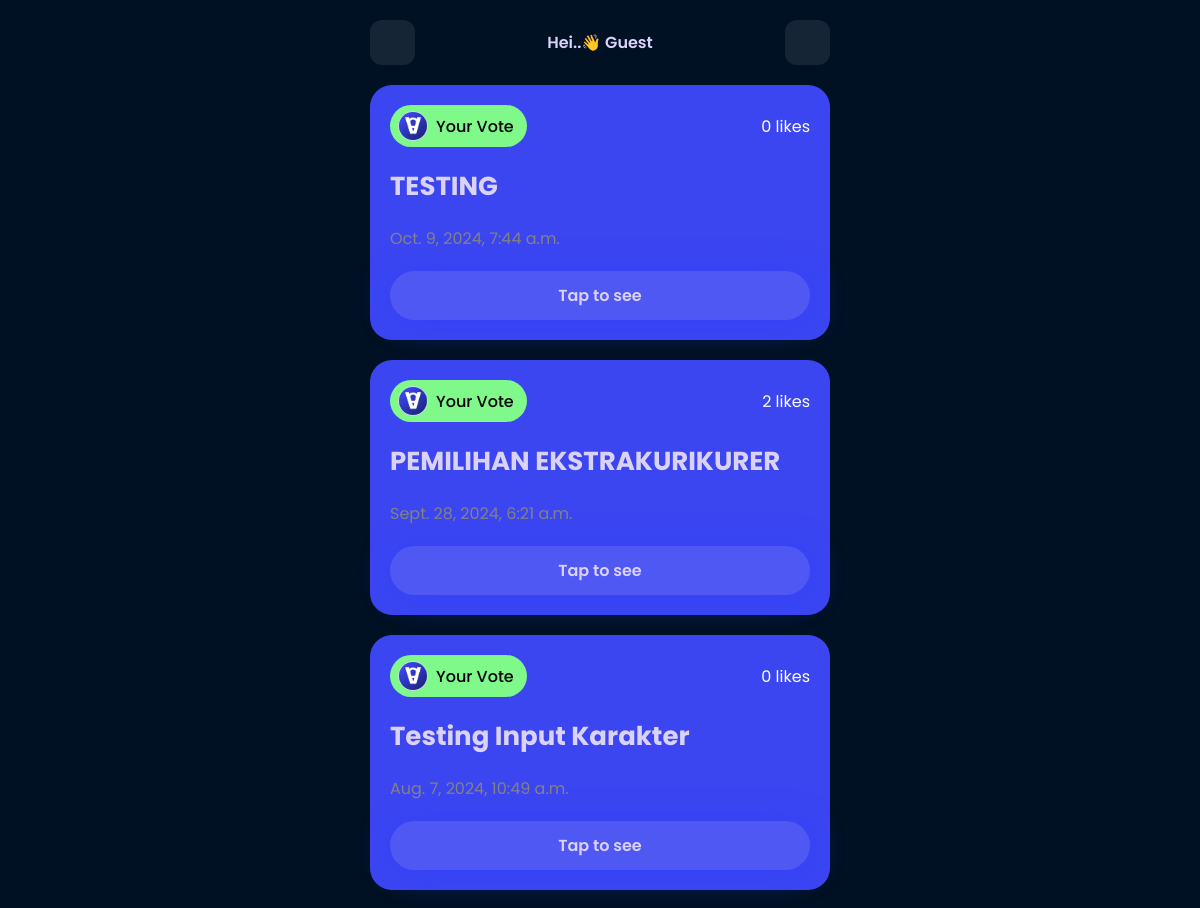
Page /vote/ (upper part) on the earlier database version.
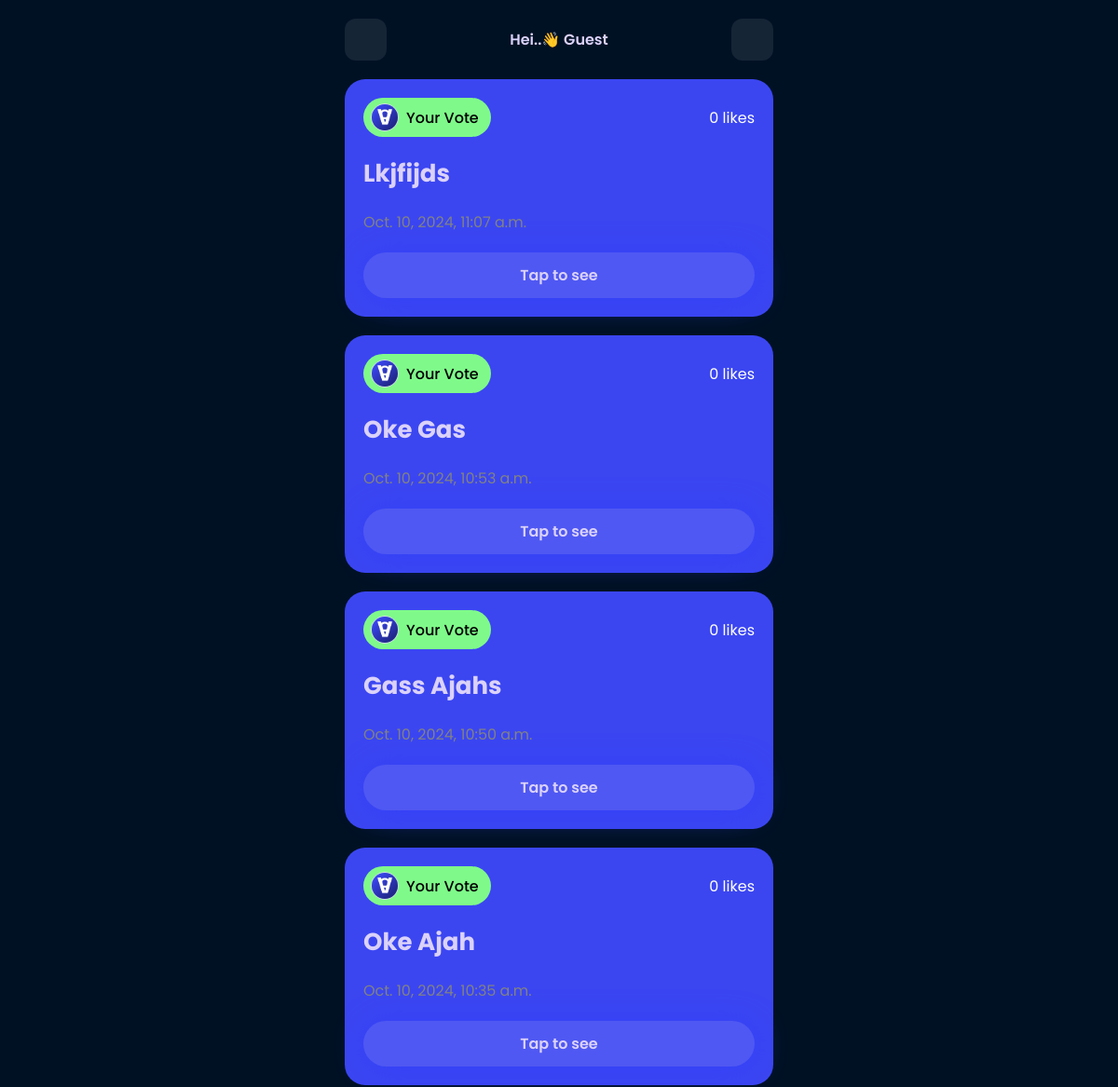
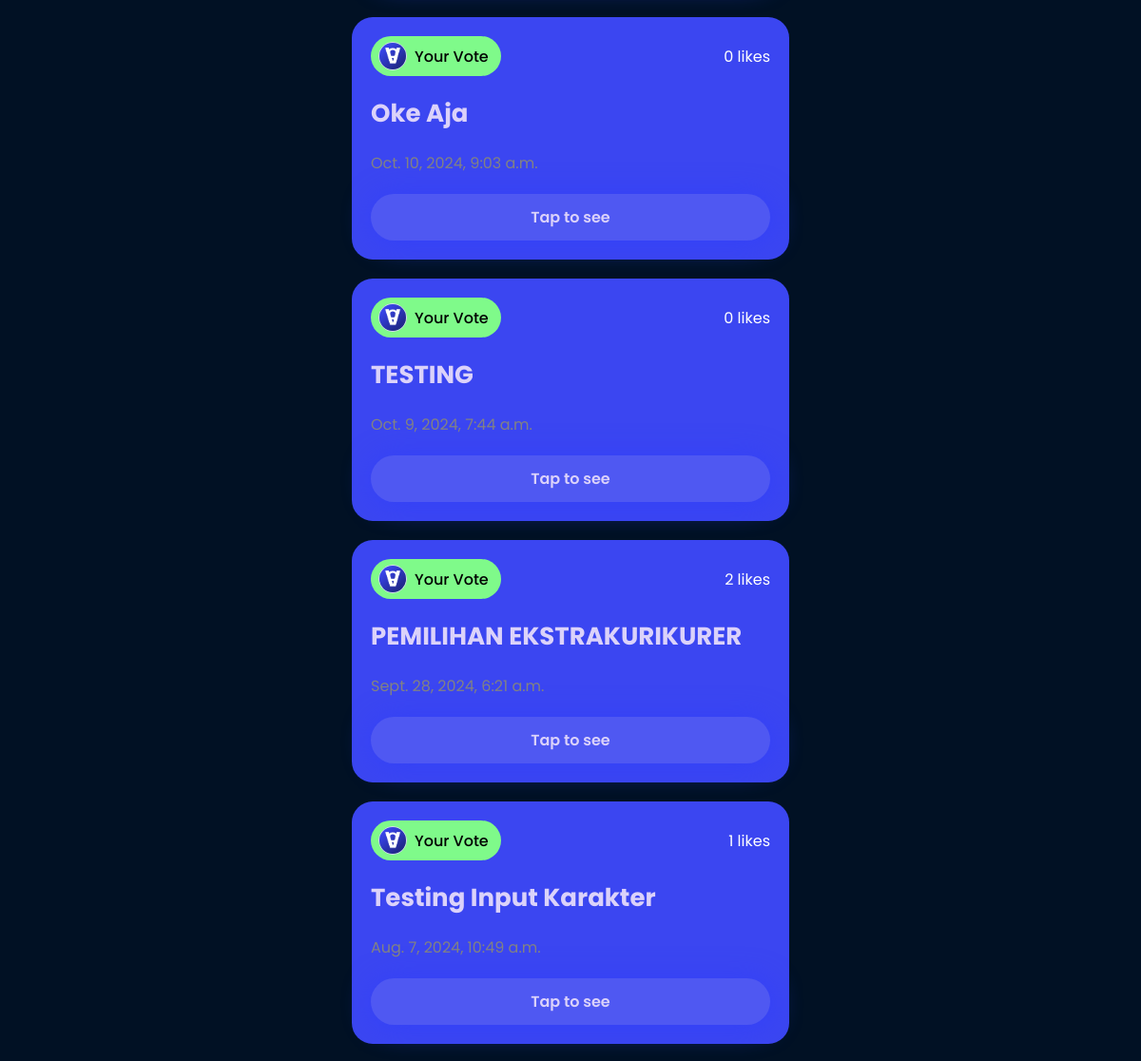
Same page on the later database version (2 pictures, top to bottom).
### vote_app/models.py (models this page shows, shortened)
class Vote(models.Model):
    title = models.CharField(max_length=200)
    description = models.TextField()
    key = models.CharField(max_length=100, unique=True)
    created = models.DateTimeField(auto_now_add=True)
    likes = models.ManyToManyField(User, related_name='liked_votes', blank=True, default=0)
    deadline = models.DateTimeField(null=True, blank=True)  # Batas waktu opsional
    created_by = models.ForeignKey(User, on_delete=models.CASCADE, related_name='votes_created')  # Tambahkan field ini
    def total_likes(self):
        return self.likes.count()

### vote_app/views.py (the view)
# urls.py: path('vote/', views.vote_list, name='vote_list'),
@csrf_exempt
def vote_list(request):
    votes = Vote.objects.all().order_by('-id')
    return render(request, 'vote_list.html', {'votes': votes})

### templates/vote_list.html (shortened to what this page needs)
{% load static %}
<!DOCTYPE html>
<html lang="en">
<head>
</head>
<body>
    <div class="container">
      <div class="top">
        <a href="#" id="icon-container"><ion-icon name="key-outline" id="icon"></ion-icon></a>
        <p>Hei..👋 {% if user.is_authenticated %}{{ user.username }}{% else %}Guest{% endif %}</p>
        <a href="{% url 'create_vote' %}"><ion-icon name="add-circle" id="icon"></ion-icon></a>
      </div>
      <div class="vote">
        {% if votes %}
            {% for vote in votes %}
                <div class="card">
                    <div class="item-top">
                        <div class="top-user">
                            <div class="user">
                                <img src="{% static 'img/icon.png' %}" alt="" style="width: 30px; height: 30px;">
                                <span style="margin-right: 5px; font-weight: 500;">Your Vote</span>
                            </div>
                            <div class="" style="display: flex; flex-direction: row; justify-content: end; gap: 4px;">
                            <span style="color: white;">{{ vote.total_likes }} likes</span>
                            </div>
                        </div>
                    </div>
                    <div class="item-bottom">
                        <div class="bottom-user">
                            <h3 style="text-transform: capitalize;">{{ vote.title }}</h3>
                            <span>{{ vote.created }}</span>
                        </div>
                        <a href="{% url 'access_vote' vote.id %}" class="btn-tap">Tap to see</a>
                    </div>
                </div>
            {% endfor %}
        {% else %}
            <div style="margin: 50px auto; background-color: #4f57f24b; padding: 20px; border-radius: 22px; text-align: center;">
                <span style="font-size: 100px;">😥</span>
                <p style="font-size: 20px; color: white;">Data vote belum ada!</p>
            </div>
        {% endif %}
      </div>
    </div>
  </body>
</html>

Differences in the rows shown:
added Vote: total_likes "0", title "Lkjfijds", created "Oct. 10, 2024, 11:07 a.m."
added Vote: total_likes "0", title "Oke Gas", created "Oct. 10, 2024, 10:53 a.m."
added Vote: total_likes "0", title "Gass Ajahs", created "Oct. 10, 2024, 10:50 a.m."
added Vote: total_likes "0", title "Oke Ajah", created "Oct. 10, 2024, 10:35 a.m."
added Vote: total_likes "0", title "Oke Aja", created "Oct. 10, 2024, 9:03 a.m."
computed for Vote "Testing Input Karakter": total_likes "0" → "1"
